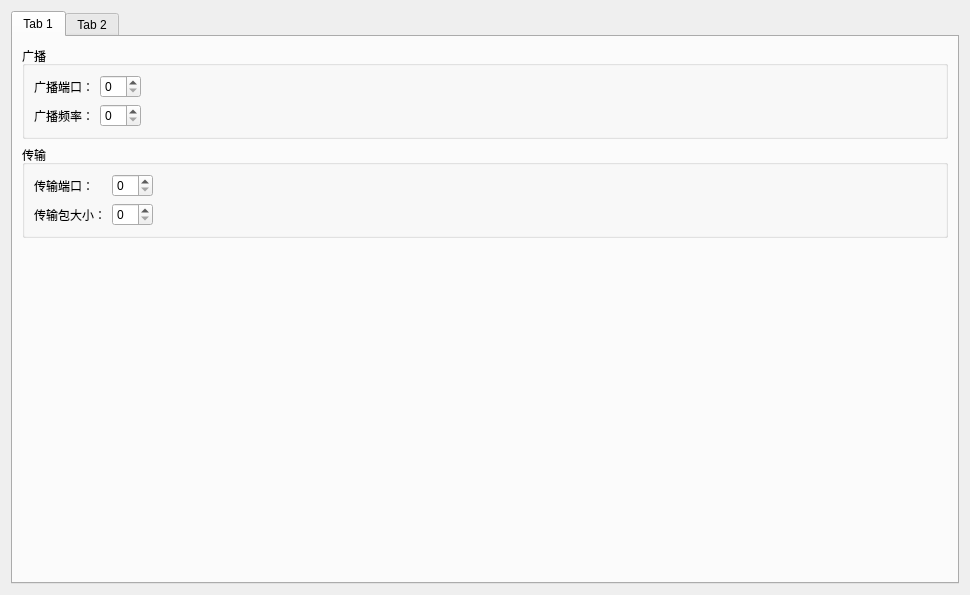
<?xml version="1.0" encoding="UTF-8"?>
<ui version="4.0">
 <class>SystemSettingsWidget</class>
 <widget class="QWidget" name="SystemSettingsWidget">
  <property name="geometry">
   <rect>
    <x>0</x>
    <y>0</y>
    <width>970</width>
    <height>595</height>
   </rect>
  </property>
  <property name="windowTitle">
   <string>Form</string>
  </property>
  <layout class="QHBoxLayout" name="horizontalLayout">
   <item>
    <widget class="QTabWidget" name="tabWidget">
     <property name="currentIndex">
      <number>0</number>
     </property>
     <widget class="QWidget" name="tab">
      <attribute name="title">
       <string>Tab 1</string>
      </attribute>
      <layout class="QGridLayout" name="gridLayout_5">
       <item row="0" column="0">
        <widget class="QGroupBox" name="groupBox">
         <property name="title">
          <string>广播</string>
         </property>
         <layout class="QGridLayout" name="gridLayout_3">
          <item row="0" column="0">
           <layout class="QGridLayout" name="gridLayout">
            <item row="0" column="0">
             <widget class="QLabel" name="label">
              <property name="text">
               <string>广播端口：</string>
              </property>
             </widget>
            </item>
            <item row="0" column="1">
             <widget class="QSpinBox" name="spinBox"/>
            </item>
            <item row="1" column="0">
             <widget class="QLabel" name="label_2">
              <property name="text">
               <string>广播频率：</string>
              </property>
             </widget>
            </item>
            <item row="1" column="1">
             <widget class="QSpinBox" name="spinBox_2"/>
            </item>
           </layout>
          </item>
          <item row="0" column="1">
           <spacer name="horizontalSpacer">
            <property name="orientation">
             <enum>Qt::Horizontal</enum>
            </property>
            <property name="sizeHint" stdset="0">
             <size>
              <width>783</width>
              <height>20</height>
             </size>
            </property>
           </spacer>
          </item>
         </layout>
        </widget>
       </item>
       <item row="1" column="0">
        <widget class="QGroupBox" name="groupBox_2">
         <property name="title">
          <string>传输</string>
         </property>
         <layout class="QGridLayout" name="gridLayout_4">
          <item row="0" column="0">
           <layout class="QGridLayout" name="gridLayout_2">
            <item row="0" column="0">
             <widget class="QLabel" name="label_3">
              <property name="text">
               <string>传输端口：</string>
              </property>
             </widget>
            </item>
            <item row="0" column="1">
             <widget class="QSpinBox" name="spinBox_3"/>
            </item>
            <item row="1" column="0">
             <widget class="QLabel" name="label_4">
              <property name="text">
               <string>传输包大小：</string>
              </property>
             </widget>
            </item>
            <item row="1" column="1">
             <widget class="QSpinBox" name="spinBox_4"/>
            </item>
           </layout>
          </item>
          <item row="0" column="1">
           <spacer name="horizontalSpacer_2">
            <property name="orientation">
             <enum>Qt::Horizontal</enum>
            </property>
            <property name="sizeHint" stdset="0">
             <size>
              <width>771</width>
              <height>20</height>
             </size>
            </property>
           </spacer>
          </item>
         </layout>
        </widget>
       </item>
       <item row="2" column="0">
        <spacer name="verticalSpacer">
         <property name="orientation">
          <enum>Qt::Vertical</enum>
         </property>
         <property name="sizeHint" stdset="0">
          <size>
           <width>20</width>
           <height>328</height>
          </size>
         </property>
        </spacer>
       </item>
      </layout>
     </widget>
     <widget class="QWidget" name="tab_2">
      <attribute name="title">
       <string>Tab 2</string>
      </attribute>
     </widget>
    </widget>
   </item>
  </layout>
 </widget>
 <resources/>
 <connections/>
</ui>
